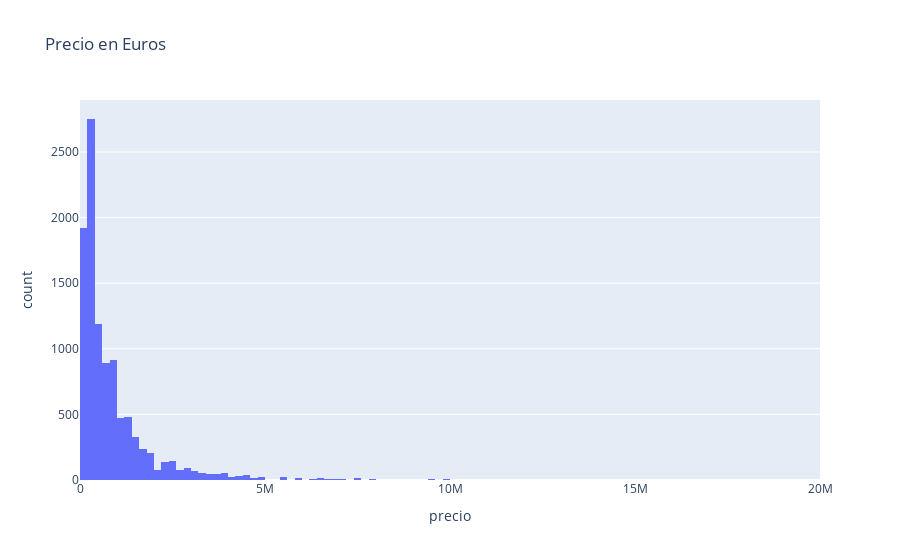

Write notebook code for a chart like this one.
### Code cell
# HISTOGRAMA
fig = px.histogram(dfEDA,x="precio", nbins=100,title='Precio en Euros', labels={'value': 'Precio'})
fig.show()

### Figure 1 — Plotly figure (JSON) as saved in the notebook; plotly's stock layout.template omitted (floating-point values rounded to 4 significant figures; data arrays with more than 128 entries replaced by an {"elided": "..."} marker saying what was removed)
{"data": [{"alignmentgroup": "True", "bingroup": "x", "hovertemplate": "precio=%{x}<br>count=%{y}<extra></extra>", "legendgroup": "", "marker": {"color": "#636efa", "pattern": {"shape": ""}}, "name": "", "nbinsx": 100, "offsetgroup": "", "orientation": "v", "showlegend": false, "type": "histogram", "x": {"elided": "10421 int values"}, "xaxis": "x", "yaxis": "y"}], "layout": {"barmode": "relative", "legend": {"tracegroupgap": 0}, "title": {"text": "Precio en Euros"}, "xaxis": {"anchor": "y", "domain": [0, 1], "title": {"text": "precio"}}, "yaxis": {"anchor": "x", "domain": [0, 1], "title": {"text": "count"}}}}
